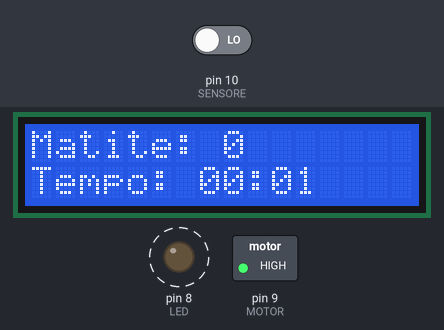
A sketch run on a simulated Arduino Uno, built with avr-gcc and run on an emulated ATmega328P. On the bench: 16×2 character LCD, switched loads named in the sketch (green lamp = pin HIGH), output pins drawn as LEDs (lit = HIGH). Dashed ring = blinking. Inputs (shaded band) come from the test bench; at power-on: pin 10 (SENSORE) LOW.

Above: at 1.6 s.
1.7 s: pin 10 (SENSORE) driven HIGH
At 2.6 s:
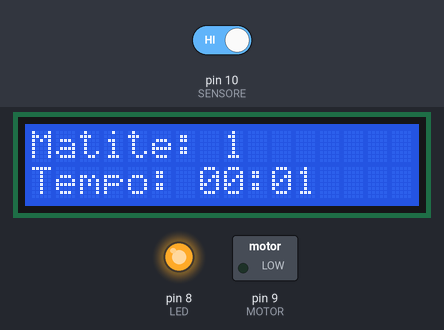
3.2 s: pin 10 (SENSORE) driven LOW
At 3.44 s:
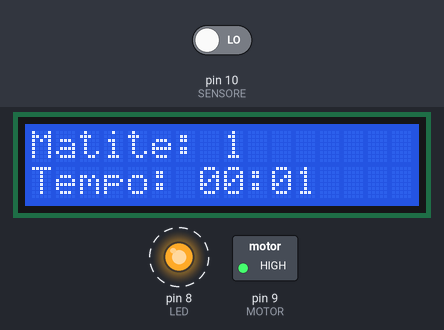
5.7 s: pin 10 (SENSORE) driven HIGH
At 6.9 s:
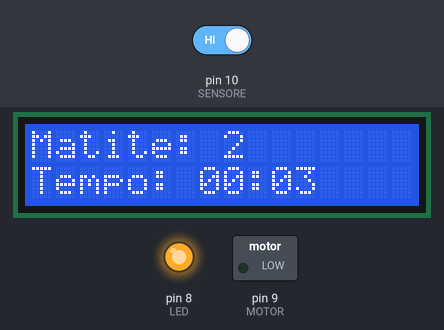
Timing chart, 0 to 8.7 s (numbered marks = the images above; inputs shaded):
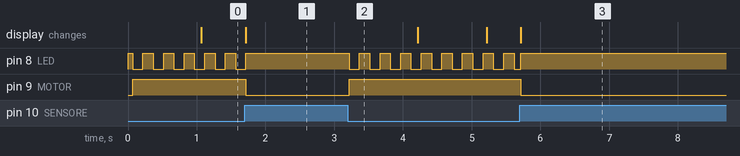

Measured:
- after the input at 1.7 s, pin 8 (LED): goes on until 1.7 s, then stays HIGH; pin 9 (MOTOR): HIGH → LOW at once
- after the input at 3.2 s, pin 8 (LED): alternates HIGH for 0.15 s and LOW for 0.15 s, starting at once; pin 9 (MOTOR): LOW → HIGH at once
- after the input at 5.7 s, pin 9 (MOTOR): HIGH → LOW at once
- by itself, pin 8 (LED): alternates HIGH for 0.15 s and LOW for 0.15 s

The sketch:

temperaTu.ino
```cpp
#include <LiquidCrystal.h>
#include <TaskScheduler.h>

// === Definizione dei pin ===
#define RS      12
#define EN      11
#define D4       5
#define D5       4
#define D6       3
#define D7       2

#define SENSORE 10
#define MOTOR    9
#define LED      8

// === Oggetto LCD (16 colonne, 2 righe) ===
LiquidCrystal lcd(RS, EN, D4, D5, D6, D7);

// === Variabili di stato ===
struct Motore {
  bool isActive;
  int matiteTemperate;
  unsigned long tempoInizio;
  unsigned long tempoUtilizzo;
};

Motore motore = {false, 0, 0, 0};
bool isLedActive = false;

// === Scheduler e Tasks ===
Scheduler runner;

// Dichiarazione forward delle callback
void checkSensorCallback();
void blinkLedCallback();
void updateTimeCallback();

// Task per controllare il sensore
Task checkSensorTask(50, TASK_FOREVER, &checkSensorCallback);

// Task per lampeggiare il LED
Task blinkLedTask(150, TASK_FOREVER, &blinkLedCallback);

// Task per aggiornare il tempo
Task updateTimeTask(1000, TASK_FOREVER, &updateTimeCallback);

// === Callback: controllo sensore ===
void checkSensorCallback() {
  int statoSensore = digitalRead(SENSORE);

  // --- Caso: matita rimossa e motore attivo ---
  if (statoSensore == HIGH && motore.isActive) {
    // Ferma il motore
    digitalWrite(MOTOR, LOW);
    motore.isActive = false;

    // Mette il LED acceso fisso
    digitalWrite(LED, HIGH);
    isLedActive = true;

    // Aggiorna il tempo di utilizzo e il display con l'intervallo finale
    updateTimeCallback();

    // Aggiorna il conteggio delle matite temperate
    if(motore.matiteTemperate == 1000) {
      motore.matiteTemperate++;
      // Aggiorna il display
      lcd.setCursor(8, 0);
      lcd.print("+1K ");
    } else if (motore.matiteTemperate < 1000) {
      motore.matiteTemperate++;
      // Aggiorna il display
      lcd.setCursor(8, 0);
      lcd.print(motore.matiteTemperate);
    }

    // Disabilita tasks del motore
    blinkLedTask.disable();
    updateTimeTask.disable();
  }
  // --- Caso: matita presente ---
  else if (statoSensore == LOW && !motore.isActive) {
    // Avvia il motore
    digitalWrite(MOTOR, HIGH);
    motore.isActive = true;

    // Inizializza il tempo di inizio
    motore.tempoInizio = millis();

    // Abilita tasks del motore
    blinkLedTask.enable();
    updateTimeTask.enable();
  }
}

// === Callback: lampeggio LED ===
void blinkLedCallback() {
  isLedActive = !isLedActive;
  digitalWrite(LED, isLedActive ? HIGH : LOW);
}

// === Callback: aggiornamento tempo ===
void updateTimeCallback() {
  if (motore.isActive) {
    motore.tempoUtilizzo += (millis() - motore.tempoInizio);
    motore.tempoInizio = millis();
    char* tempoFormattato = formatTime(motore.tempoUtilizzo / 1000);
    lcd.setCursor(7, 1);
    lcd.print(tempoFormattato);
  }
}

// === Funzione di formattazione tempo (mm:ss) ===
char* formatTime(unsigned long secondiTotali) {
  static char buffer[7];
  unsigned int secondi = secondiTotali % 60;
  unsigned long minuti = secondiTotali / 60;

  // Se supera 1 ora (60 minuti) mostra +1h
  if (minuti >= 60) {
    strcpy(buffer, "+1h   ");
  } else {
    sprintf(buffer, "%02lu:%02u", minuti, secondi);
  }

  return buffer;
}

// === Setup iniziale ===
void setup() {
  Serial.begin(9600);

  pinMode(SENSORE, INPUT);
  pinMode(MOTOR, OUTPUT);
  pinMode(LED, OUTPUT);

  digitalWrite(LED, HIGH);
  isLedActive = true;

  lcd.begin(16, 2);
  lcd.print("Matite: 0");
  lcd.setCursor(0, 1);
  lcd.print("Tempo: 00:00");

  // Inizializza lo scheduler
  runner.init();

  // Aggiungi i task
  runner.addTask(checkSensorTask);
  runner.addTask(blinkLedTask);
  runner.addTask(updateTimeTask);

  // Abilita solo il task del sensore all'avvio
  checkSensorTask.enable();
}

// === Loop principale ===
void loop() {
  runner.execute();
}
```
